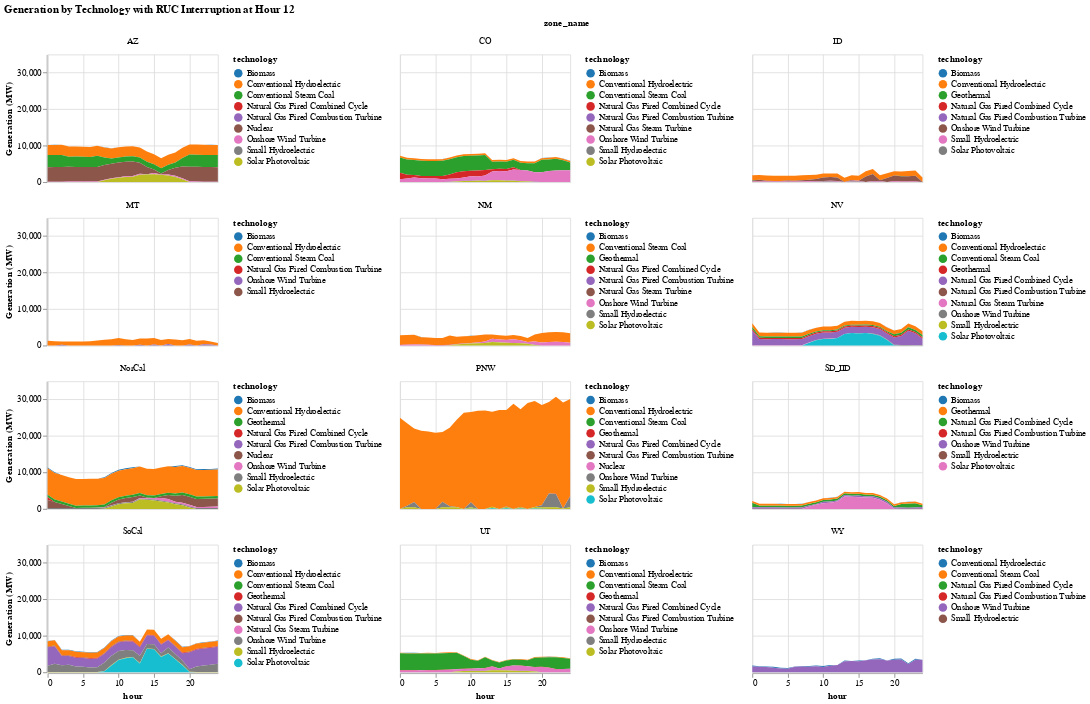

Notebook code for this chart:
### Code cell
combined_gen_zone = plot_ruc_generation_by_zone(
    solution, ruc_solution, initial_time, recommit_time,
    gen_df, zone_dict,
    "Generation by Technology Across All Zones with RUC at Hour $recommit_time"
    );

### Figure 1 — Vega specification as saved in the notebook (floating-point values rounded to 4 significant figures; data arrays with more than 128 entries replaced by an {"elided": "..."} marker saying what was removed)
{"$schema": "https://vega.github.io/schema/vega/v5.json", "background": "white", "data": [{"name": "source_0", "values": {"elided": "2550 records"}}, {"name": "data_0", "source": "source_0", "transform": [{"as": "hour", "expr": "toNumber(datum[\"hour\"])", "type": "formula"}, {"field": "gen_sum", "groupby": ["technology", "zone_name"], "key": "hour", "method": "value", "type": "impute", "value": 0}, {"as": ["gen_sum_start", "gen_sum_end"], "field": "gen_sum", "groupby": ["hour", "zone_name"], "offset": "zero", "sort": {"field": ["technology"], "order": ["descending"]}, "type": "stack"}]}, {"name": "facet_domain", "source": "data_0", "transform": [{"groupby": ["zone_name"], "type": "aggregate"}]}, {"name": "facet_domain_row", "transform": [{"start": 0, "stop": {"signal": "ceil(length(data(\"facet_domain\")) / 3)"}, "type": "sequence"}]}, {"name": "facet_domain_column", "transform": [{"start": 0, "stop": {"signal": "min(length(data(\"facet_domain\")), 3)"}, "type": "sequence"}]}], "layout": {"align": "all", "bounds": "full", "columns": 3, "padding": 20}, "marks": [{"name": "facet-title", "role": "column-title", "title": {"offset": 10, "style": "guide-title", "text": "zone_name"}, "type": "group"}, {"axes": [{"grid": false, "labelOverlap": true, "orient": "left", "scale": "y", "tickCount": {"signal": "ceil(child_height/40)"}, "title": "Generation (MW)", "zindex": 0}], "encode": {"update": {"height": {"signal": "child_height"}}}, "from": {"data": "facet_domain_row"}, "name": "row_header", "role": "row-header", "type": "group"}, {"axes": [{"grid": false, "labelFlush": true, "labelOverlap": true, "orient": "bottom", "scale": "x", "tickCount": {"signal": "ceil(child_width/40)"}, "title": "hour", "zindex": 0}], "encode": {"update": {"width": {"signal": "child_width"}}}, "from": {"data": "facet_domain_column"}, "name": "column_footer", "role": "column-footer", "type": "group"}, {"axes": [{"aria": false, "domain": false, "grid": true, "gridScale": "y", "labels": false, "maxExtent": 0, "minExtent": 0, "orient": "bottom", "scale": "x", "tickCount": {"signal": "ceil(child_width/40)"}, "ticks": false, "zindex": 0}, {"aria": false, "domain": false, "grid": true, "gridScale": "x", "labels": false, "maxExtent": 0, "minExtent": 0, "orient": "left", "scale": "y", "tickCount": {"signal": "ceil(child_height/40)"}, "ticks": false, "zindex": 0}], "encode": {"update": {"height": {"signal": "child_height"}, "width": {"signal": "child_width"}}}, "from": {"facet": {"data": "data_0", "groupby": ["zone_name"], "name": "facet"}}, "legends": [{"fill": "child_color", "symbolType": "circle", "title": "technology"}], "marks": [{"encode": {"update": {"height": {"field": {"group": "height"}}, "width": {"field": {"group": "width"}}}}, "from": {"facet": {"data": "facet", "groupby": ["technology"], "name": "faceted_path_child_main"}}, "marks": [{"encode": {"update": {"defined": {"signal": "isValid(datum[\"hour\"]) && isFinite(+datum[\"hour\"]) && isValid(datum[\"gen_sum\"]) && isFinite(+datum[\"gen_sum\"])"}, "description": {"signal": "\"hour: \" + (format(datum[\"hour\"], \"\")) + \"; Generation (MW): \" + (format(datum[\"gen_sum\"], \"\")) + \"; technology: \" + (isValid(datum[\"technology\"]) ? datum[\"technology\"] : \"\"+datum[\"technology\"])"}, "fill": {"field": "technology", "scale": "child_color"}, "orient": {"value": "vertical"}, "x": {"field": "hour", "scale": "x"}, "y": {"field": "gen_sum_end", "scale": "y"}, "y2": {"field": "gen_sum_start", "scale": "y"}}}, "from": {"data": "faceted_path_child_main"}, "name": "child_marks", "sort": {"field": "datum[\"hour\"]"}, "style": ["area"], "type": "area"}], "name": "child_pathgroup", "type": "group"}], "name": "cell", "scales": [{"domain": {"data": "facet", "field": "technology", "sort": true}, "name": "child_color", "range": {"scheme": "category10"}, "type": "ordinal"}], "sort": {"field": ["datum[\"zone_name\"]"], "order": ["ascending"]}, "style": "cell", "title": {"frame": "group", "offset": 10, "style": "guide-label", "text": {"signal": "isValid(parent[\"zone_name\"]) ? parent[\"zone_name\"] : \"\"+parent[\"zone_name\"]"}}, "type": "group"}], "padding": 5, "scales": [{"domain": {"data": "data_0", "field": "hour"}, "name": "x", "nice": true, "range": [0, {"signal": "child_width"}], "type": "linear", "zero": false}, {"domain": {"data": "data_0", "fields": ["gen_sum_start", "gen_sum_end"]}, "name": "y", "nice": true, "range": [{"signal": "child_height"}, 0], "type": "linear", "zero": true}], "signals": [{"name": "child_width", "value": 200}, {"name": "child_height", "value": 150}], "title": {"anchor": "start", "text": "Generation by Technology with RUC Interruption at Hour 12"}}
